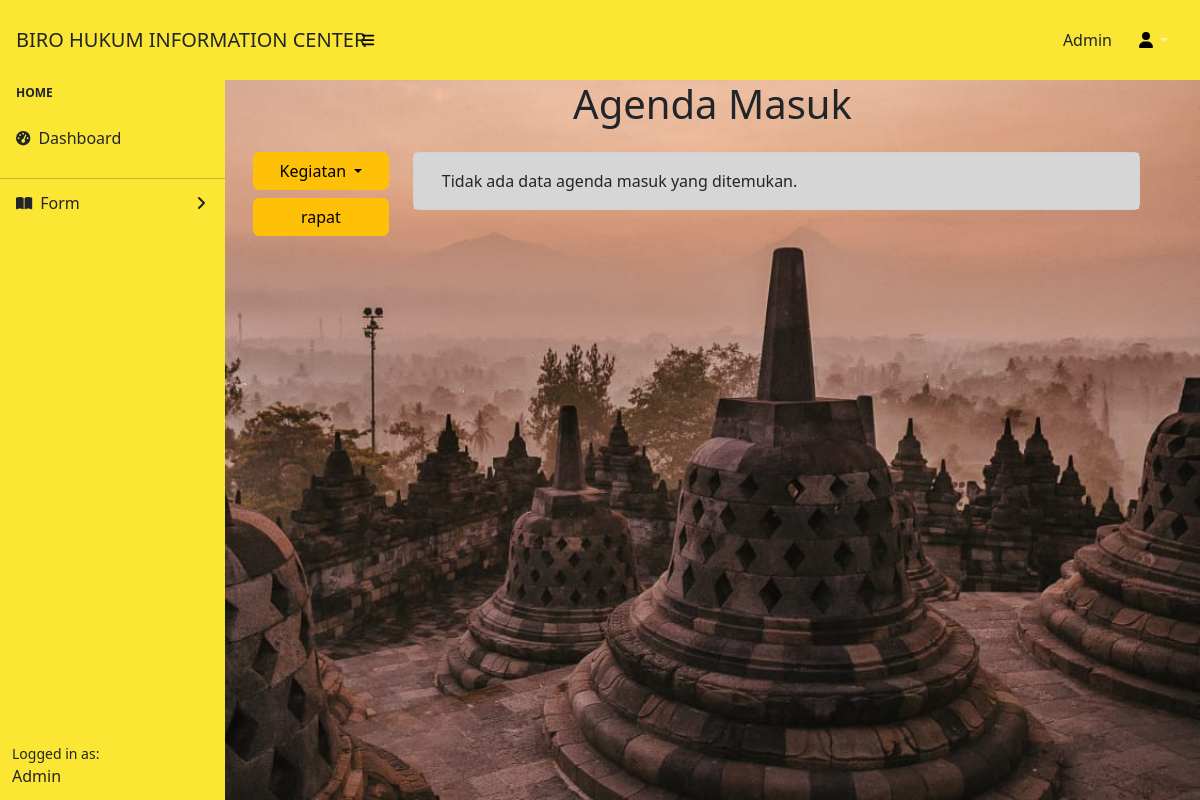
Before: /features/agendaM.php with the older database file.
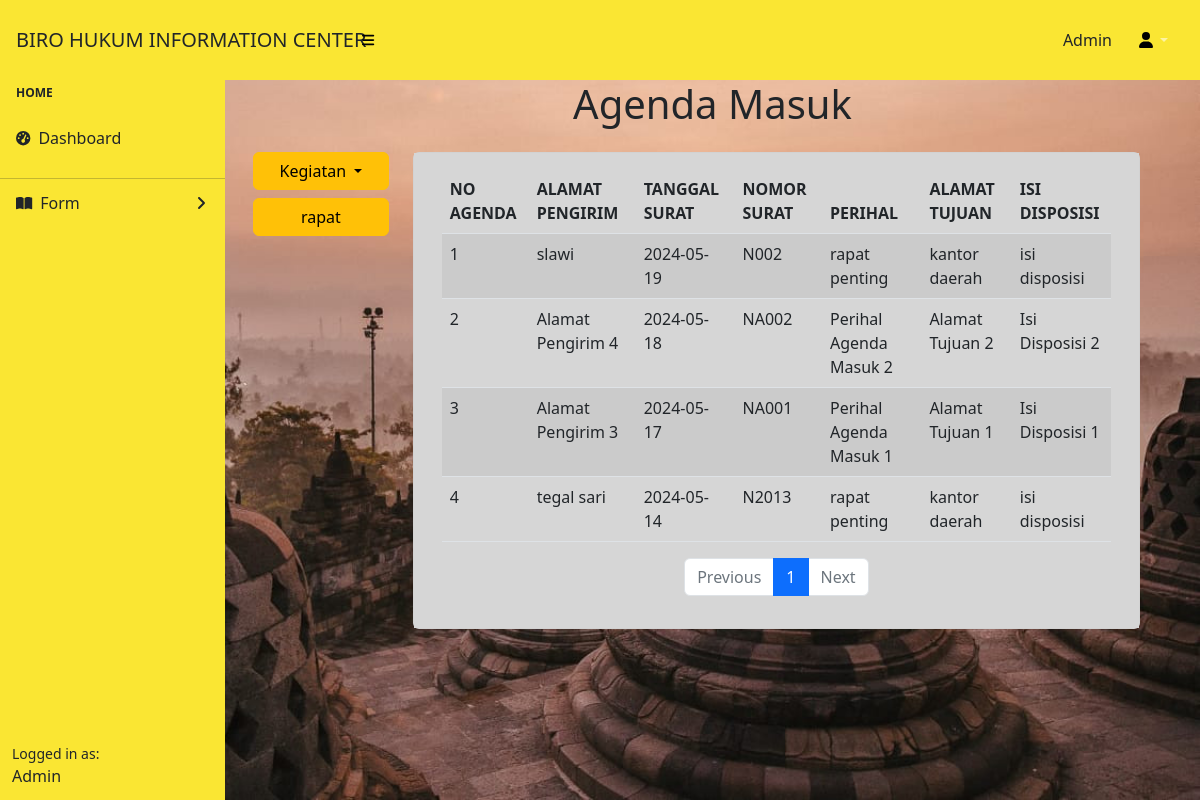
After: the same page with the newer database file.
### tables this page shows
CREATE TABLE `agenda_masuk` (
  `no_id` int(11) NOT NULL,
  `alamat_pengirim` varchar(255) DEFAULT NULL,
  `tanggal_surat` date DEFAULT NULL,
  `nomor_surat` varchar(50) DEFAULT NULL,
  `perihal` varchar(255) DEFAULT NULL,
  `alamat_tujuan` varchar(255) DEFAULT NULL,
  `isi_disposisi` text DEFAULT NULL
);

### features/dom/tbl-agendaM.php (the view)
<?php
include 'koneksi.php';
$items_per_page = 5;
$page = isset($_GET['page']) ? (int)$_GET['page'] : 1;
$offset = ($page - 1) * $items_per_page;
$query = "SELECT no_id, alamat_pengirim, tanggal_surat, nomor_surat, perihal, alamat_tujuan, isi_disposisi
          FROM agenda_masuk
          ORDER BY tanggal_surat DESC
          LIMIT $items_per_page OFFSET $offset";
$hasil = mysqli_query($koneksi, $query);
$total_query = "SELECT COUNT(*) AS total FROM agenda_masuk";
$total_result = mysqli_query($koneksi, $total_query);
$total_row = mysqli_fetch_assoc($total_result);
$total_items = $total_row['total'];
$total_pages = ceil($total_items / $items_per_page);
echo '<div class="container">';
if ($hasil && mysqli_num_rows($hasil) > 0) {
    echo '<table class="table table-striped">';
    echo '<thead>';
    echo '  <tr>';
    echo '    <th>NO AGENDA</th>';
    echo '    <th>ALAMAT PENGIRIM</th>';
    echo '    <th>TANGGAL SURAT</th>';
    echo '    <th>NOMOR SURAT</th>';
    echo '    <th>PERIHAL</th>';
    echo '    <th>ALAMAT TUJUAN</th>';
    echo '    <th>ISI DISPOSISI</th>';
    echo '  </tr>';
    echo '</thead>';
    echo '<tbody>';
    $no_agenda = $offset + 1;
    while ($row = mysqli_fetch_assoc($hasil)) {
        echo '<tr>';
        echo "  <td>{$no_agenda}</td>";
        echo "  <td>{$row['alamat_pengirim']}</td>";
        echo "  <td>{$row['tanggal_surat']}</td>";
        echo "  <td>{$row['nomor_surat']}</td>";
        echo "  <td>{$row['perihal']}</td>";
        echo "  <td>{$row['alamat_tujuan']}</td>";
        echo "  <td>{$row['isi_disposisi']}</td>";
        echo '</tr>';
        $no_agenda++;
    }
    echo '</tbody>';
    echo '</table>';
    echo '<nav aria-label="Page navigation">';
    echo '  <ul class="pagination d-flex justify-content-center">';
    if ($page > 1) {
        $previous_page = $page - 1;
        echo "    <li class='page-item'><a class='page-link' href='tbl-agendaM.php?page=$previous_page'>Previous</a></li>";
    } else {
        echo "    <li class='page-item disabled'><a class='page-link'>Previous</a></li>";
    }
    for ($i = 1; $i <= $total_pages; $i++) {
        $active = ($i === $page) ? 'active' : '';
        echo "    <li class='page-item $active'><a class='page-link' href='tbl-agendaM.php?page=$i'>$i</a></li>";
    }
    if ($page < $total_pages) {
        $next_page = $page + 1;
        echo "    <li class='page-item'><a class='page-link' href='tbl-agendaM.php?page=$next_page'>Next</a></li>";
    } else {
        echo "    <li class='page-item disabled'><a class='page-link'>Next</a></li>";
    }
    echo '  </ul>';
    echo '</nav>';
} else {
    echo "Tidak ada data agenda masuk yang ditemukan.";
}
echo '</div>';

Changed rows visible on the page:
added agenda_masuk: alamat_pengirim "slawi", tanggal_surat "2024-05-19", nomor_surat "N002", perihal "rapat penting", alamat_tujuan "kantor daerah", isi_disposisi "isi disposisi"
added agenda_masuk: alamat_pengirim "Alamat Pengirim 4", tanggal_surat "2024-05-18", nomor_surat "NA002", perihal "Perihal Agenda Masuk 2", alamat_tujuan "Alamat Tujuan 2", isi_disposisi "Isi Disposisi 2"
added agenda_masuk: alamat_pengirim "Alamat Pengirim 3", tanggal_surat "2024-05-17", nomor_surat "NA001", perihal "Perihal Agenda Masuk 1", alamat_tujuan "Alamat Tujuan 1", isi_disposisi "Isi Disposisi 1"
added agenda_masuk: alamat_pengirim "tegal sari", tanggal_surat "2024-05-14", nomor_surat "N2013", perihal "rapat penting", alamat_tujuan "kantor daerah", isi_disposisi "isi disposisi"
Other visible differences:
text no longer shown: "Tidak ada data agenda masuk yang ditemukan."
text now shown: "NO AGENDA ALAMAT PENGIRIM TANGGAL SURAT NOMOR SURAT PERIHAL ALAMAT TUJUAN ISI DISPOSISI Previous Next"
new list line: "1"
